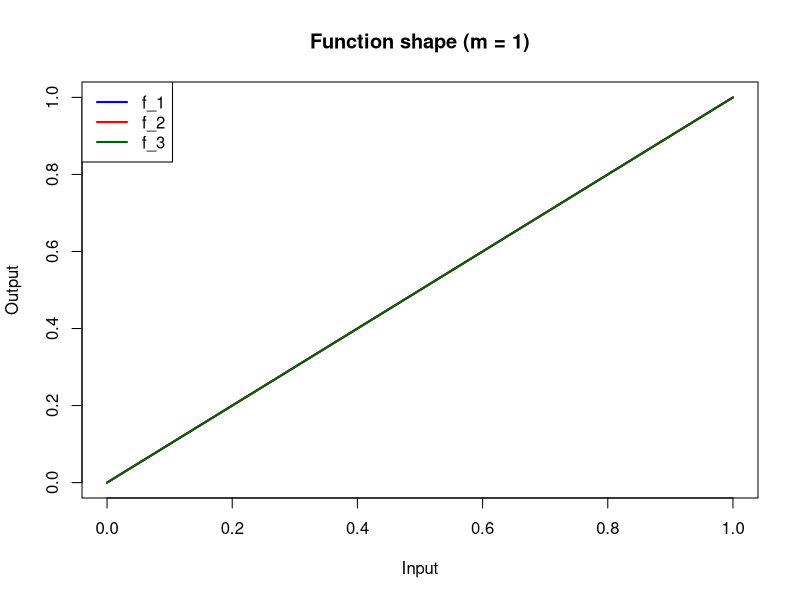
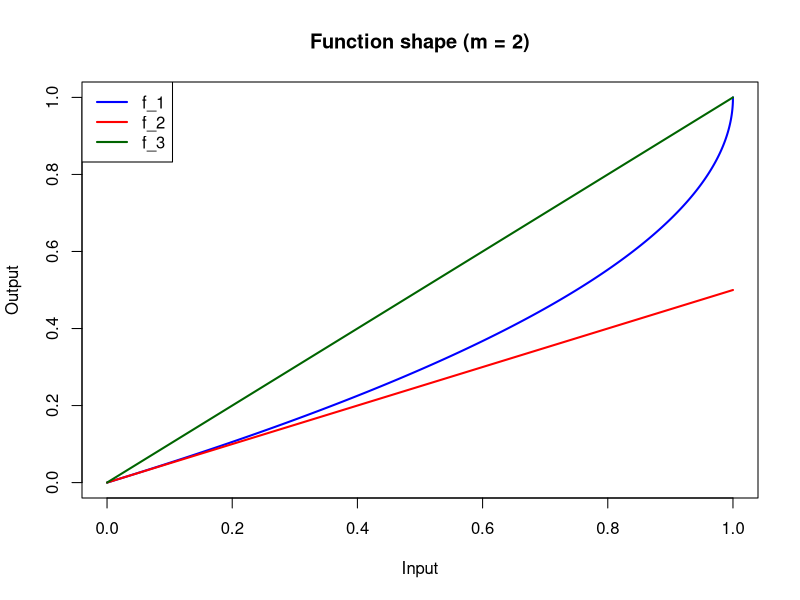
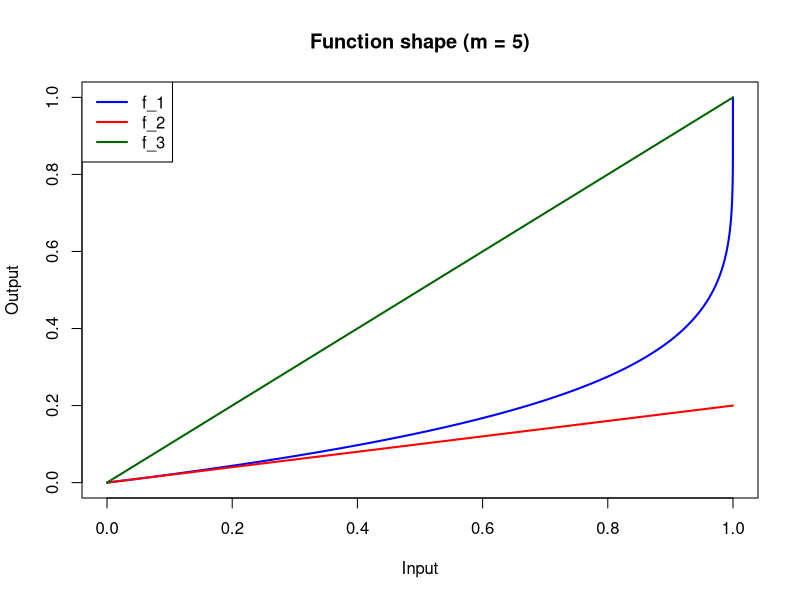
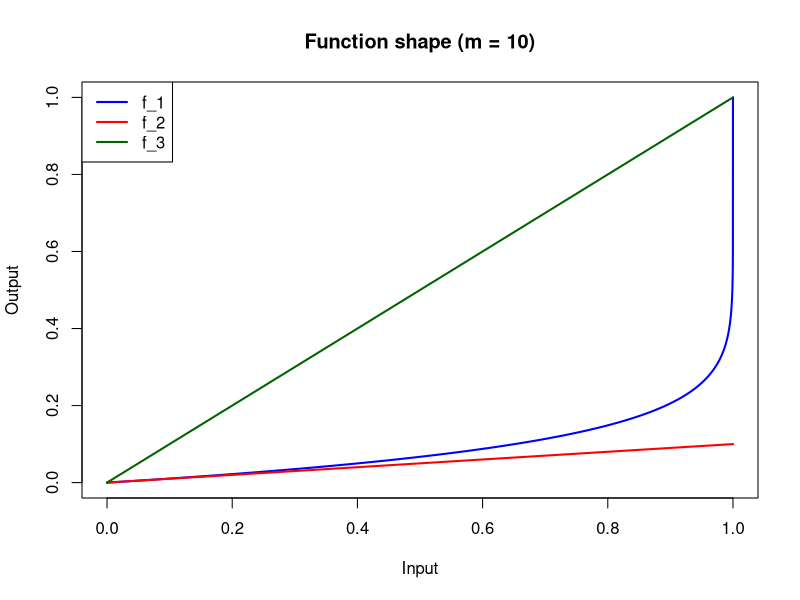
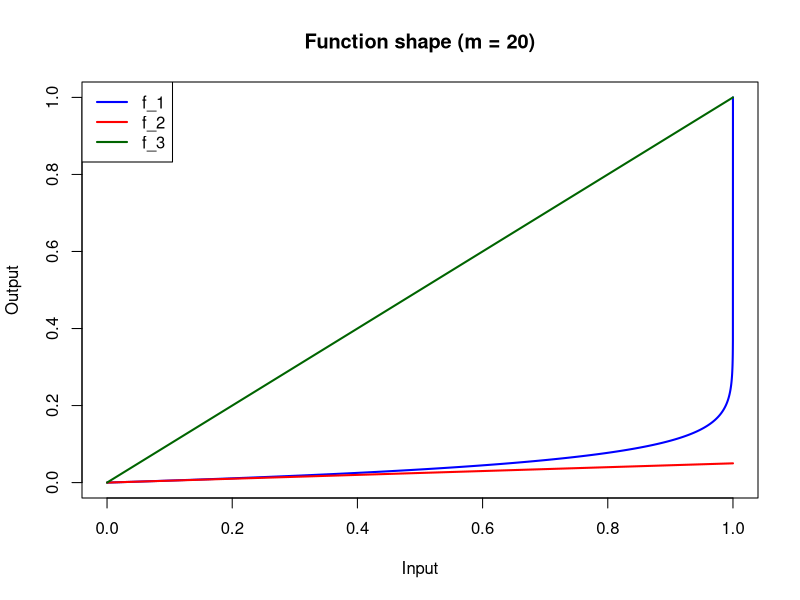

Write R code to recreate these figures, in order.


draw <- function(m, pic.file) {
  alpha <- seq(0, 1, 1/10000)
  f1 <- 1 - (1 - alpha) ** (1 / m)
  f2 <- alpha / m
  f3 <- alpha
  png(paste('~/Desktop/bgse/projects/stats/', pic.file, sep = ''))
  plot(0, xlim = c(0,1), ylim = c(0,1),
       main = paste('Function shape (m = ', m, ')', sep = ''),
       xlab = 'Input', ylab = 'Output', pch = '')
  lines(alpha, f1, col = 'blue', lwd = 2)
  lines(alpha, f2, col = 'red', lwd = 2)
  lines(alpha, f3, col = 'darkgreen', lwd = 2)
  legend('topleft', c('f_1', 'f_2', 'f_3'),
                    col = c('blue','red', 'darkgreen'), lty = 1, lwd = 2)
  dev.off()
}

draw(m = 1, 'pic1.png')
draw(m = 2, 'pic2.png')
draw(m = 5, 'pic3.png')
draw(m = 10, 'pic4.png')
draw(m = 20, 'pic5.png')



